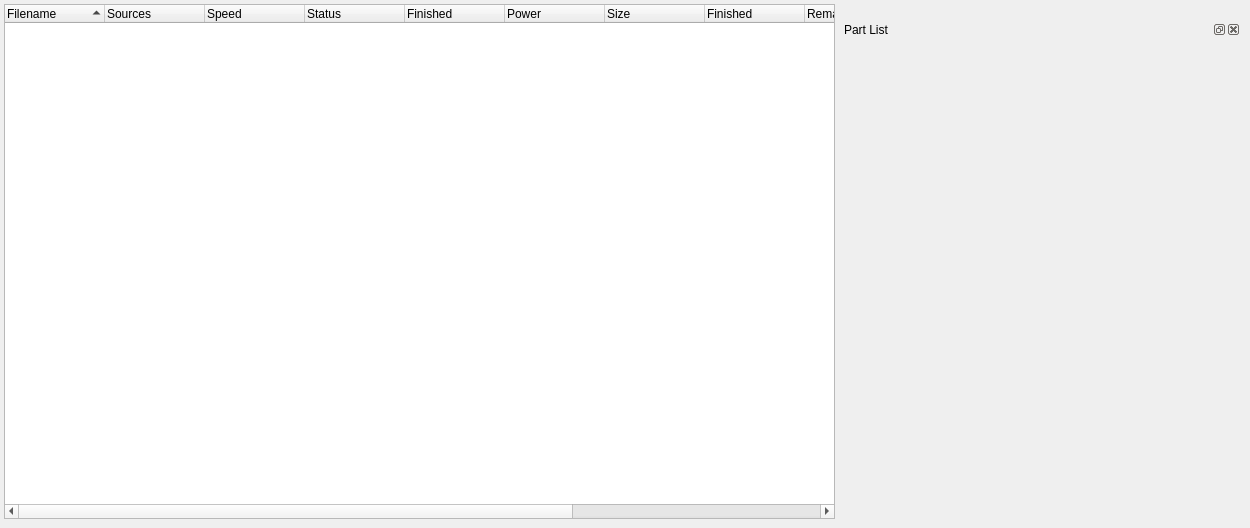
      <widget class="DockMain" name="downloads">
       <attribute name="icon">
        <iconset resource="images.qrc">
         <normaloff>:/small/downloads.png</normaloff>:/small/downloads.png</iconset>
       </attribute>
       <attribute name="title">
        <string>Downloads</string>
       </attribute>
       <widget class="QTreeWidget" name="downloadsTreeWidget">
        <property name="geometry">
         <rect>
          <x>4</x>
          <y>4</y>
          <width>831</width>
          <height>515</height>
         </rect>
        </property>
        <property name="sizePolicy">
         <sizepolicy hsizetype="Expanding" vsizetype="Expanding">
          <horstretch>0</horstretch>
          <verstretch>0</verstretch>
         </sizepolicy>
        </property>
        <property name="selectionMode">
         <enum>QAbstractItemView::ExtendedSelection</enum>
        </property>
        <property name="sortingEnabled">
         <bool>true</bool>
        </property>
        <column>
         <property name="text">
          <string>Filename</string>
         </property>
        </column>
        <column>
         <property name="text">
          <string>Sources</string>
         </property>
        </column>
        <column>
         <property name="text">
          <string>Speed</string>
         </property>
        </column>
        <column>
         <property name="text">
          <string>Status</string>
         </property>
        </column>
        <column>
         <property name="text">
          <string>Finished</string>
         </property>
        </column>
        <column>
         <property name="text">
          <string>Power</string>
         </property>
         <property name="icon">
          <iconset resource="images.qrc">
           <normaloff>:/small/launch.png</normaloff>:/small/launch.png</iconset>
         </property>
        </column>
        <column>
         <property name="text">
          <string>Size</string>
         </property>
        </column>
        <column>
         <property name="text">
          <string>Finished</string>
         </property>
        </column>
        <column>
         <property name="text">
          <string>Remaining</string>
         </property>
        </column>
        <column>
         <property name="text">
          <string>Eta</string>
         </property>
         <property name="icon">
          <iconset resource="images.qrc">
           <normaloff>:/small/clock.png</normaloff>:/small/clock.png</iconset>
         </property>
        </column>
        <column>
         <property name="text">
          <string>Not Seen</string>
         </property>
        </column>
        <column>
         <property name="text">
          <string>download to</string>
         </property>
        </column>
       </widget>
       <widget class="QDockWidget" name="partListDock">
        <property name="geometry">
         <rect>
          <x>840</x>
          <y>20</y>
          <width>401</width>
          <height>471</height>
         </rect>
        </property>
        <property name="minimumSize">
         <size>
          <width>89</width>
          <height>47</height>
         </size>
        </property>
        <property name="windowTitle">
         <string>Part List</string>
        </property>
        <widget class="QWidget" name="dockWidgetContents_8">
         <layout class="QVBoxLayout" name="verticalLayout_2">
          <property name="margin">
           <number>0</number>
          </property>
          <item>
           <widget class="PartsWidget" name="partsWidget" native="true">
            <property name="sizePolicy">
             <sizepolicy hsizetype="Preferred" vsizetype="Preferred">
              <horstretch>0</horstretch>
              <verstretch>0</verstretch>
             </sizepolicy>
            </property>
            <property name="minimumSize">
             <size>
              <width>0</width>
              <height>0</height>
             </size>
            </property>
            <property name="sizeIncrement">
             <size>
              <width>0</width>
              <height>0</height>
             </size>
            </property>
           </widget>
          </item>
         </layout>
        </widget>
       </widget>
      </widget>
